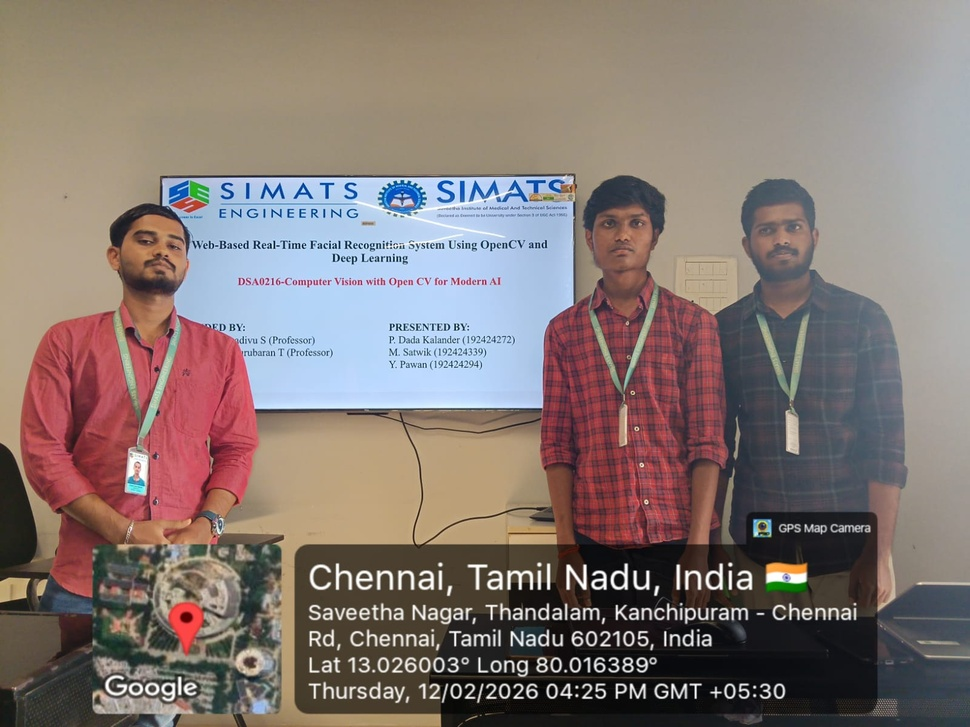
#> input picture Capstone Project/CAPSTONE IMAGE 1ST REVIEW.jpeg, 970 x 727 px, shrunk from 1600 x 1200 before the run, found by its file name
$ jupyter execute Activity3.ipynb
#> lines starting #> are read from the running program, lines starting #| are printed output that depends on the picture; after the words box and inside, x2 and y2 are one past the last pixel; in counts of white or black regions, pixels touching at a corner belong together
[cell 1]
import cv2
import numpy as np
import matplotlib.pyplot as plt
from google.colab import files

uploaded = files.upload()
#> the answer given: CAPSTONE IMAGE 1ST REVIEW.jpeg
image_path = list(uploaded.keys())[0]

image = cv2.imread(image_path)
#> image is the input picture: shape (727, 970, 3); mean B, G, R 115.4, 120.1, 133.3

if image is None:
    print("Error loading image.")
    exit()

image_rgb = cv2.cvtColor(image, cv2.COLOR_BGR2RGB)

gray = cv2.cvtColor(image, cv2.COLOR_BGR2GRAY)
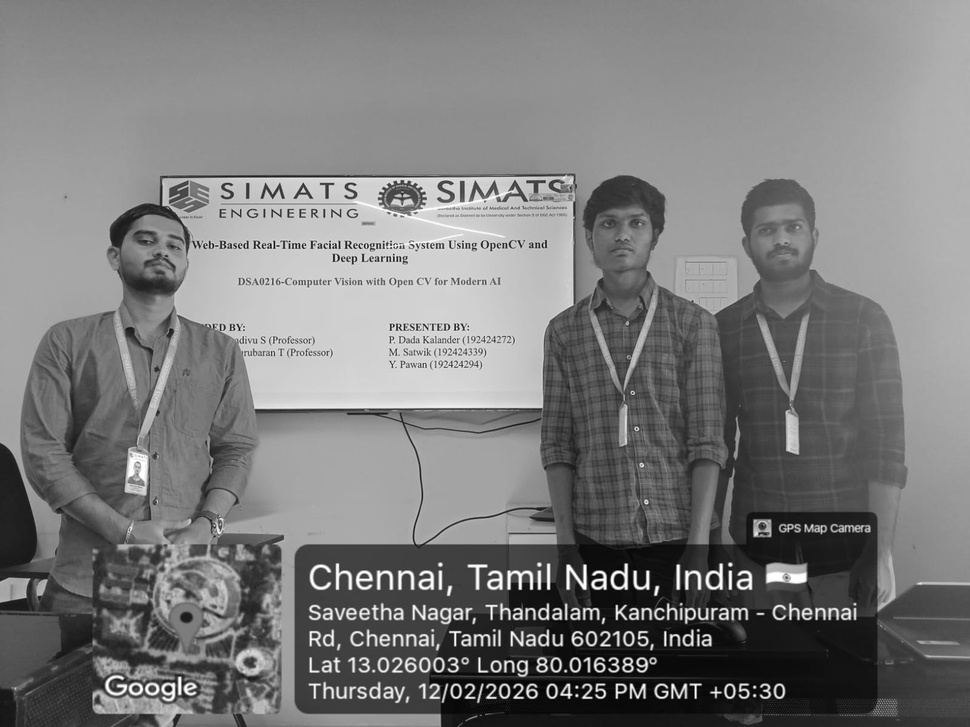
#> gray: shape (727, 970); min 0, max 255, mean 123.5

blur = cv2.GaussianBlur(gray, (5,5), 0)

_, thresh = cv2.threshold(blur, 0, 255, cv2.THRESH_BINARY + cv2.THRESH_OTSU)
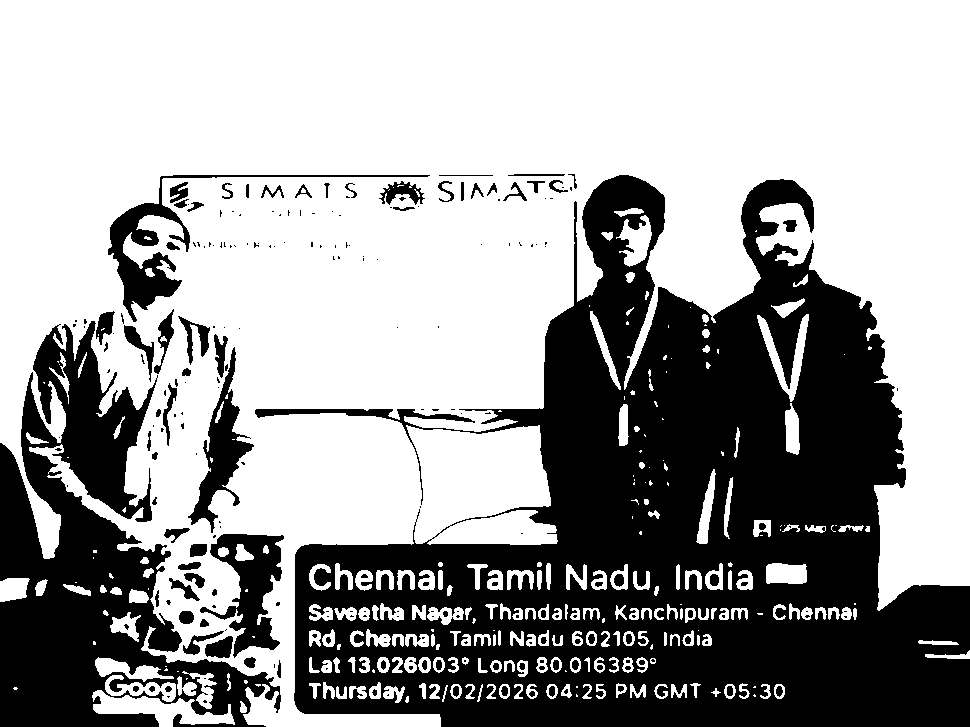
#> thresh: shape (727, 970); 63.1% white; 233 black regions (141 under 20 px), largest, box (x1, y1, x2, y2) and area: (255, 175, 970, 727) 191288, (0, 321, 281, 727) 46833, (108, 175, 430, 322) 4755

kernel = np.ones((3,3), np.uint8)
opening = cv2.morphologyEx(thresh, cv2.MORPH_OPEN, kernel, iterations=2)
#> opening: shape (727, 970); 60.1% white; 77 black regions (44 under 20 px), largest, box (x1, y1, x2, y2) and area: (255, 175, 970, 727) 208604, (0, 309, 284, 727) 57705, (108, 175, 430, 322) 6384

sure_bg = cv2.dilate(opening, kernel, iterations=3)
#> sure_bg: shape (727, 970); 67% white; 40 black regions (19 under 20 px), largest, box (x1, y1, x2, y2) and area: (297, 178, 970, 727) 185416, (0, 331, 278, 727) 41284, (194, 342, 248, 519) 2346

dist_transform = cv2.distanceTransform(opening, cv2.DIST_L2, 5)
_, sure_fg = cv2.threshold(dist_transform, 0.5*dist_transform.max(), 255, 0)
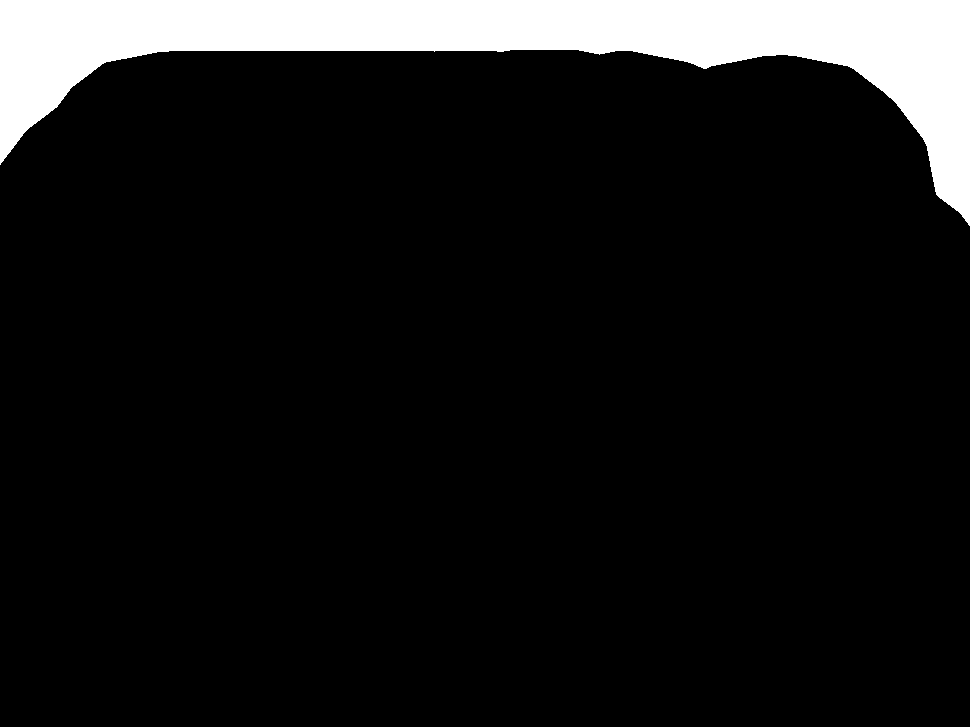
#> sure_fg: shape (727, 970) float32; 9.7% white; 1 white region, box (x1, y1, x2, y2) and area: (0, 0, 970, 226) 68162

sure_fg = np.uint8(sure_fg)
unknown = cv2.subtract(sure_bg, sure_fg)
#> unknown: shape (727, 970); 57.3% white; 41 black regions (19 under 20 px), largest, box (x1, y1, x2, y2) and area: (297, 178, 970, 727) 185416, (0, 0, 970, 226) 68162, (0, 331, 278, 727) 41284

_, markers = cv2.connectedComponents(sure_fg)

markers = markers + 1
markers[unknown == 255] = 0
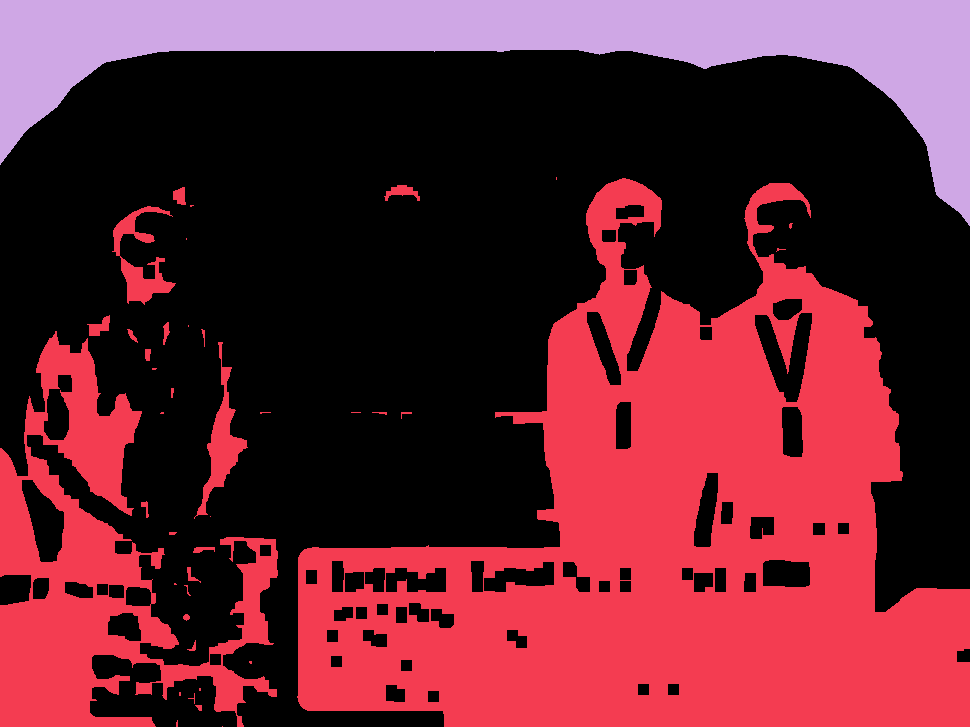
#> markers: shape (727, 970) int32; 3 distinct labels, from 0 to 2; one colour per label, 0 black

markers = cv2.watershed(image, markers)
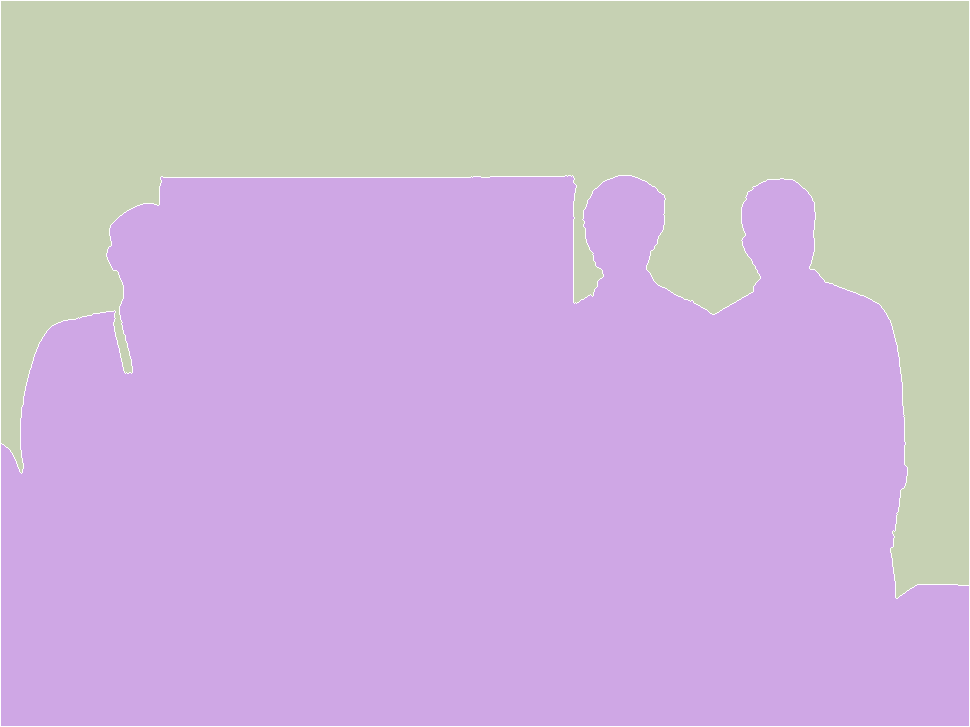
#> markers: shape (727, 970) int32; 3 distinct labels, from -1 to 2; one colour per label, 0 black, -1 white

image_rgb[markers == -1] = [255, 0, 0]
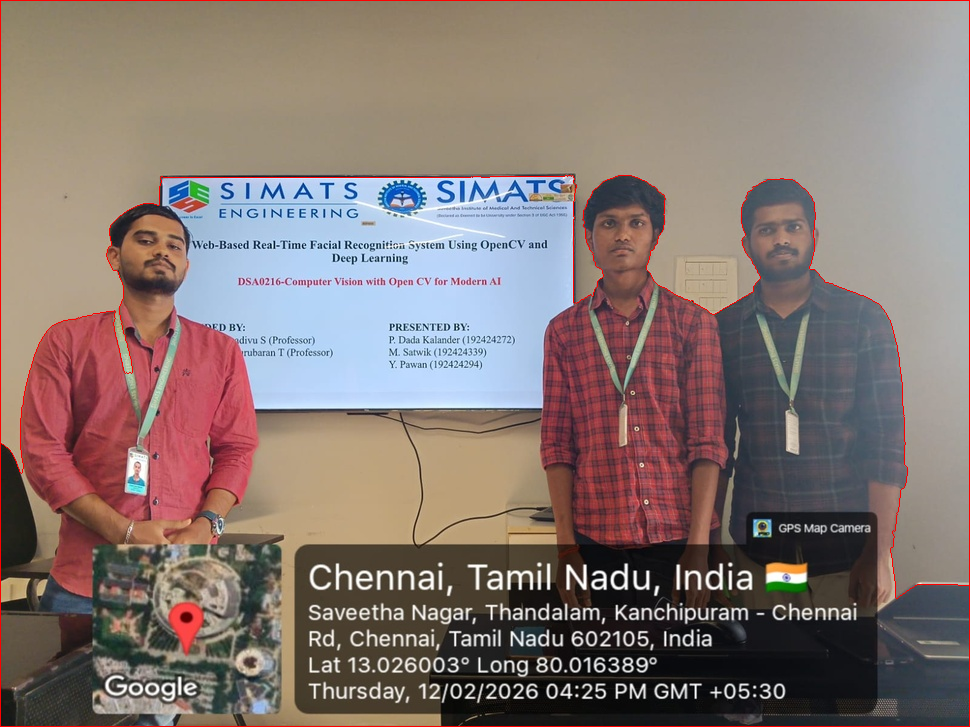
#> image_rgb: shape (727, 970, 3); mean R, G, B 134.3, 119.2, 114.6

plt.figure(figsize=(15,5))

plt.subplot(1,3,1)
plt.imshow(image_rgb)
plt.title("Region-Based Segmentation")
plt.axis("off")

plt.subplot(1,3,2)
plt.imshow(thresh, cmap='gray')
plt.title("Threshold Image")
plt.axis("off")

plt.subplot(1,3,3)
plt.imshow(dist_transform, cmap='gray')
plt.title("Distance Transform")
plt.axis("off")

plt.show()
